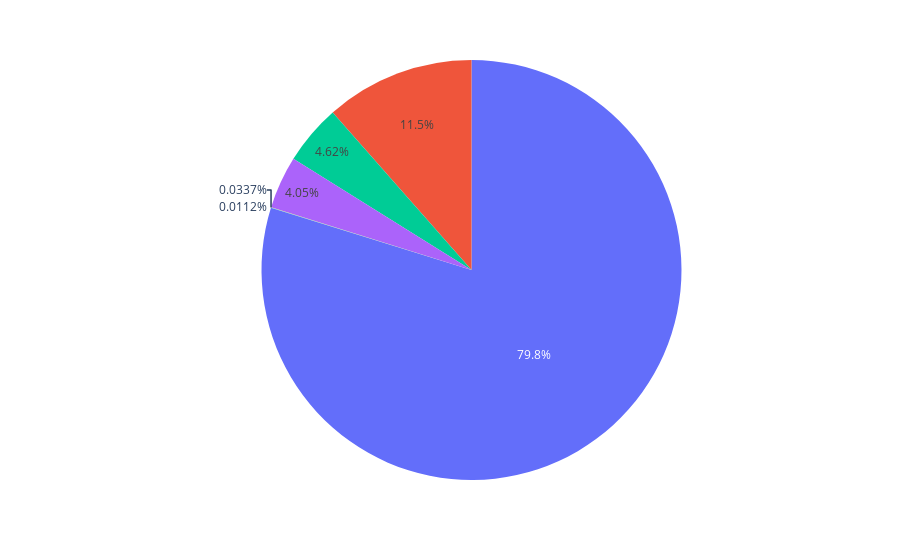

The notebook cell saved with this chart:
### Code cell
fig = px.pie(labels=ratings.index, values=ratings.values)
fig.show()

### Figure 1 — Plotly figure (JSON) as saved in the notebook; plotly's stock layout.template omitted (floating-point values rounded to 4 significant figures)
{"data": [{"domain": {"x": [0, 1], "y": [0, 1]}, "hovertemplate": "value=%{value}<extra></extra>", "legendgroup": "", "name": "", "showlegend": false, "type": "pie", "values": [7094, 1022, 411, 360, 3, 1]}], "layout": {"legend": {"tracegroupgap": 0}, "margin": {"t": 60}}}
